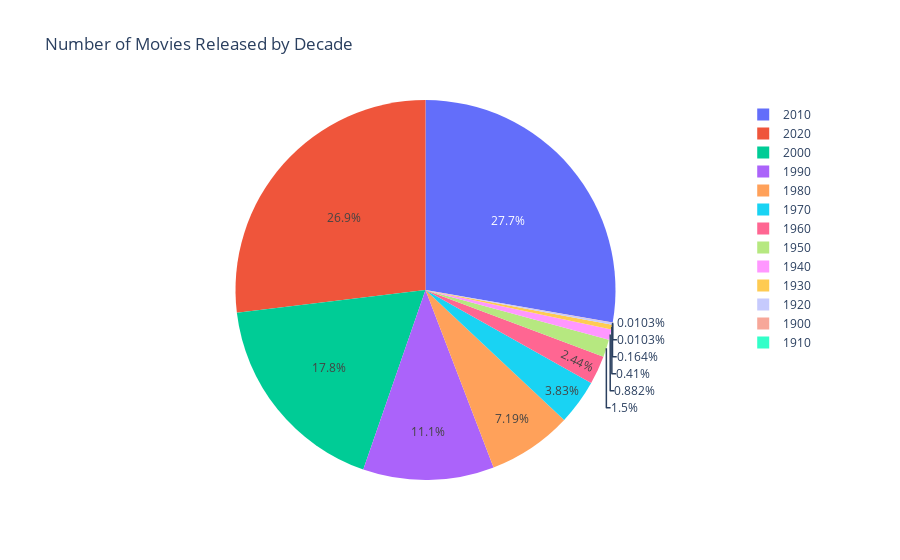

Notebook code for this chart:
### Code cell
import plotly.express as px

# Group the data by decade and count the number of movies in each decade
decade_counts = df['release_decade'].value_counts().reset_index()
decade_counts.columns = ['Decade', 'Number of Movies']

# Create a pie chart
fig = px.pie(decade_counts, values='Number of Movies', names='Decade',
             title='Number of Movies Released by Decade')

# Show the plot
fig.show()

### Figure 1 — Plotly figure (JSON) as saved in the notebook; plotly's stock layout.template omitted (floating-point values rounded to 4 significant figures)
{"data": [{"domain": {"x": [0, 1], "y": [0, 1]}, "hovertemplate": "Decade=%{label}<br>Number of Movies=%{value}<extra></extra>", "labels": [2010, 2020, 2000, 1990, 1980, 1970, 1960, 1950, 1940, 1930, 1920, 1900, 1910], "legendgroup": "", "name": "", "showlegend": true, "type": "pie", "values": [2705, 2625, 1734, 1087, 701, 374, 238, 146, 86, 40, 16, 1, 1]}], "layout": {"legend": {"tracegroupgap": 0}, "title": {"text": "Number of Movies Released by Decade"}}}
